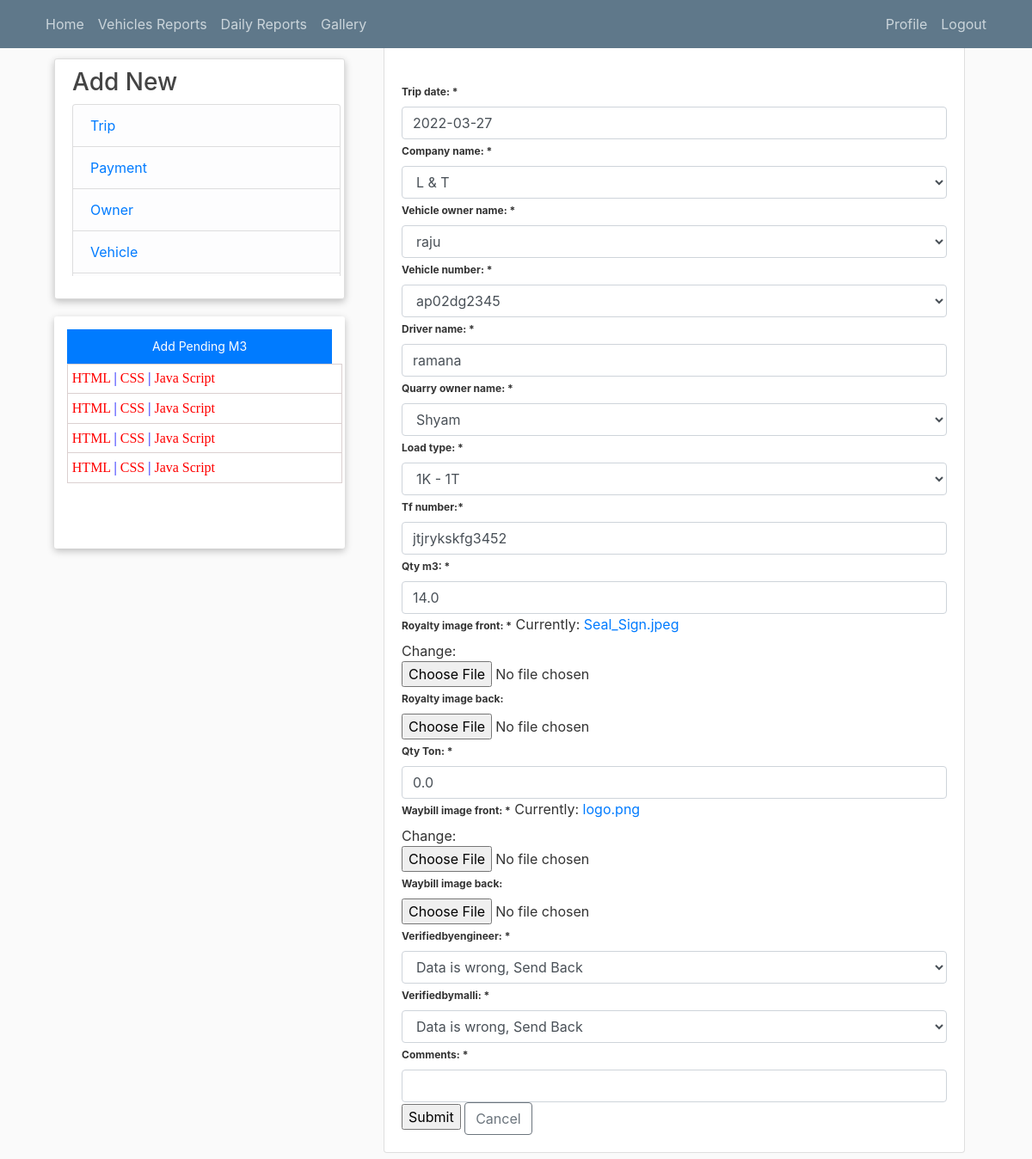
The app's page /layer3add/6/ (signed in), older data.
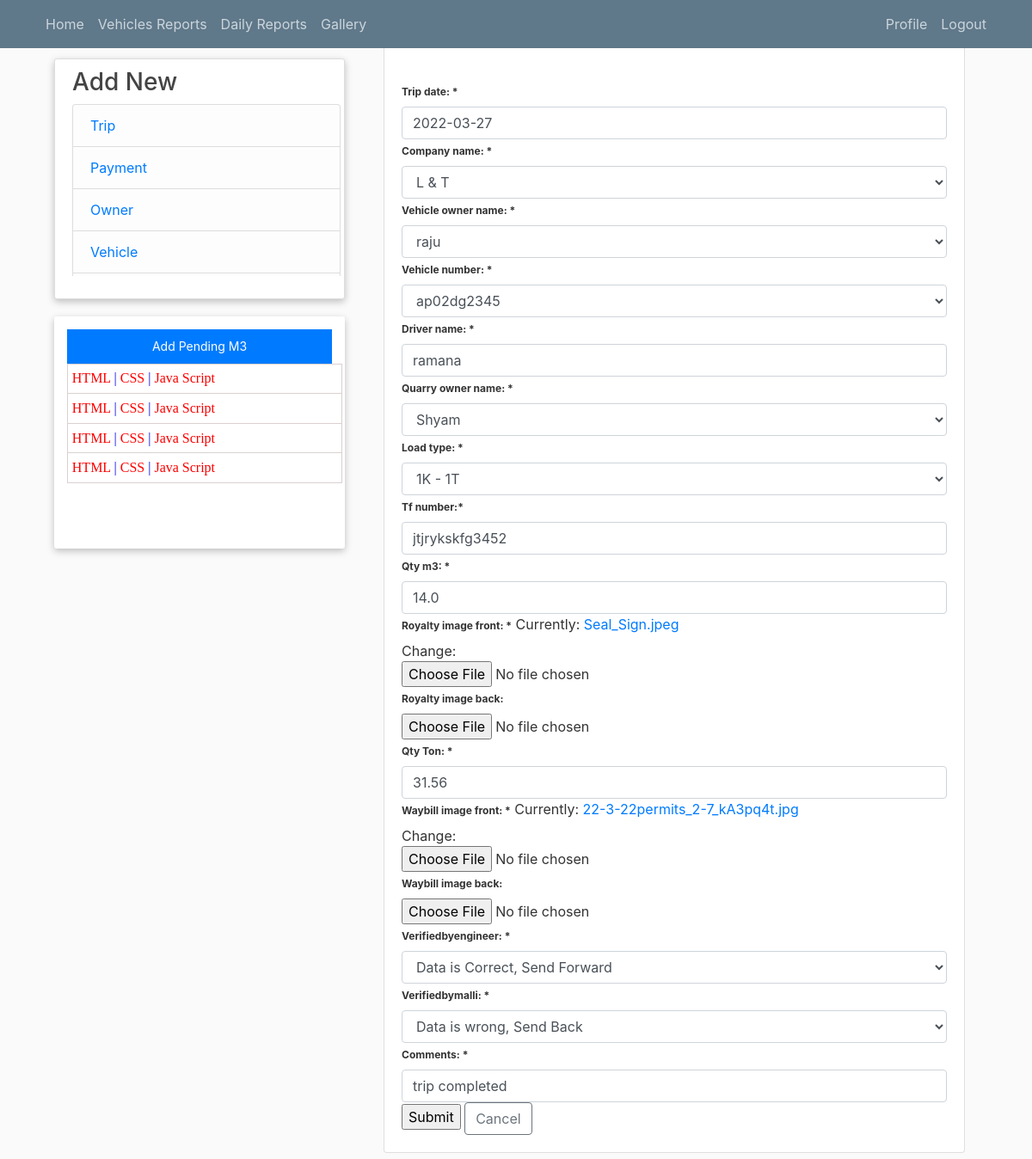
The same page, newer data.
### blog/models.py (models this page shows, shortened)
class LayerWiseTripDetails(models.Model):
    trip_date = models.DateField(null=False, blank=False,default='2022-03-20')
    company_name = models.ForeignKey(CompanyName, on_delete=models.SET_NULL, null=True, blank=False)
    vehicle_owner_name = models.ForeignKey(
        TransporterDetails , on_delete=models.SET_NULL, null=True, blank=False)
    vehicle_number = models.ForeignKey(
        VehicleDetails , on_delete=models.SET_NULL, null=True, blank=False)
    driver_name = models.CharField(max_length=200,null=True, blank=False)
    quarry_owner_name = models.ForeignKey(QuarryDetails, on_delete=models.SET_NULL, null=True, blank=False)
    load_type = models.ForeignKey(LoadType, on_delete=models.SET_NULL, null=True, blank=False)
    tf_number = models.CharField(max_length=200, null=False, blank=False)
    qty_m3 = models.FloatField(null=False, blank=False)
    royalty_image_front = models.ImageField(null=False, blank=False)
    royalty_image_back = models.ImageField(null=False, blank=True)
    qty_ton = models.FloatField(null=False, blank=False, default=0.0)
    waybill_image_front = models.ImageField(null=False, blank=False)
    waybill_image_back = models.ImageField(null=False, blank=True)
    verifiedbyengineer = models.CharField(max_length=200, blank=False, null=False, choices=STATUS, default='No')
    verifiedbymalli = models.CharField(max_length=200, blank=False, null=False, choices=STATUS, default='No')
    qty_ton = models.FloatField(null=False,default=0, blank=False)
    waybill_image_front = models.ImageField(default='logo.png',null=False, blank=False)
    waybill_image_back = models.ImageField( null=False, blank=True)
    verifiedbysuresh = models.CharField(max_length=200, blank=False, null=False, choices=VERIFY, default='No')
    comments = models.CharField(max_length=200, blank=True, null=True)

### blog/views.py (the view)
# urls.py: path('layer3add/<str:pk>/', views.layer3TripDetails, name='layer3add'),
@login_required(login_url='login')
def layer3TripDetails(request, pk):
    layer3trip_detail = LayerWiseTripDetails.objects.get(id=pk)
    form = Layerwise3TripDetailsForm(instance=layer3trip_detail)
    if request.method == 'POST':
        form = Layerwise3TripDetailsForm(request.POST, request.FILES, instance=layer3trip_detail)
        if form.is_valid():
            form.save()
            messages.success(request, f'Your trip details has been updated!')
            return redirect('/')
    context = {'form':form}
    return render(request, 'blog/layer3_add_trip_details.html', context)

### blog/forms.py
class Layerwise3TripDetailsForm(forms.ModelForm):
    class Meta:
        model = LayerWiseTripDetails
        fields = '__all__'
        exclude = {'verifiedbysuresh'}

### blog/models.py (called while the page is built)
    def __str__(self):
        return self.vehicle_owner_name

    def __str__(self):
        return self.vehicle_number

    def __str__(self):
        return self.load_type

    def __str__(self):
        return self.company_name

    def __str__(self):
        return self.quarry_owner_name

### blog/templates/blog/layer3_add_trip_details.html (shortened to what the changed rows need)
{% extends "blog/base.html" %}
{% block content %}
{% load crispy_forms_tags %}
<body class="m-5">
    <div class="container">
      <div class="row">
            <div class="col-md-12">
                <div class="card card-body">
                    <form action="" method="POST" enctype="multipart/form-data" id="personForm" data-vehicle-numbers-url="{% url 'ajax_load_vehicle_numbers' %}" novalidate>
                        <br>
                        <div class="fieldWrapper">
                            <label for="{{ form.trip_date.id_for_label }}">Trip date: * </label>
                            {{ form.trip_date }}
                        </div>
                        <div class="fieldWrapper">
                            <label for="{{ form.company_name.id_for_label }}">Company name: *</label>
                            {{ form.company_name }}
                        </div>
                        <div class="fieldWrapper">
                            <label for="{{ form.vehicle_owner_name.id_for_label }}">Vehicle owner name: *</label>
                            {{ form.vehicle_owner_name }}
                        </div>
                        <div class="fieldWrapper">
                            <label for="{{ form.vehicle_number.id_for_label }}">Vehicle number: *</label>
                            {{ form.vehicle_number }}
                        </div>
                        <div class="fieldWrapper">
                            <label for="{{ form.driver_name.id_for_label }}">Driver name: * </label>
                            {{ form.driver_name }}
                        </div>
                        <div class="fieldWrapper">
                            <label for="{{ form.quarry_owner_name.id_for_label }}">Quarry owner name: *</label>
                            {{ form.quarry_owner_name }}
                        </div>
                        <div class="fieldWrapper">
                            <label for="{{ form.load_type.id_for_label }}">Load type: *</label>
                            {{ form.load_type }}
                        </div>
                        <div class="fieldWrapper">
                            <label for="{{ form.tf_number.id_for_label }}">Tf number:*</label>
                            {{ form.tf_number }}
                        </div>
                        <div class="fieldWrapper">
                            <label for="{{ form.qty_m3.id_for_label }}">Qty m3: *</label>
                            {{ form.qty_m3 }}
                        </div>
                        <div class="fieldWrapper">
                            <label for="{{ form.royalty_image_front.id_for_label }}">Royalty image front: *</label>
                            {{ form.royalty_image_front }}
                        </div>
                        <div class="fieldWrapper">
                            <label for="{{ form.royalty_image_back.id_for_label }}">Royalty image back:</label>
                            {{ form.royalty_image_back }}
                        </div>
                        <div class="fieldWrapper">
                            <label for="{{ form.qty_ton.id_for_label }}">Qty Ton: *</label>
                            {{ form.qty_ton }}
                        </div>
                        <div class="fieldWrapper">
                            <label for="{{ form.waybill_image_front.id_for_label }}">Waybill image front: * </label>
                            {{ form.waybill_image_front }}
                        </div>
                        <div class="fieldWrapper">
                            <label for="{{ form.waybill_image_back.id_for_label }}">Waybill image back:</label>
                            {{ form.waybill_image_back }}
                        </div>
                        <div class="fieldWrapper">
                            <label for="{{ form.verifiedbyengineer.id_for_label }}">Verifiedbyengineer: * </label>
                            {{ form.verifiedbyengineer }}
                        </div>
                        <div class="fieldWrapper">
                            <label for="{{ form.verifiedbymalli.id_for_label }}">Verifiedbymalli: * </label>
                            {{ form.verifiedbymalli }}
                        </div>
                        <div class="fieldWrapper">
                            <label for="{{ form.comments.id_for_label }}">Comments: *</label>
                            {{ form.comments }}
                        </div>
                        <input type="submit" name="Submit">
                        <a class="btn btn-outline-secondary" href="{% url 'engineer_page'  %}">Cancel</a>
                        <br>
                    </form>
                </div>
            </div>
      </div>
    </div>
{% endblock %}

Row changes from the older to the newer data that the page shows:
changed LayerWiseTripDetails "ramana": qty_ton "0.0" → "31.56"; verifiedbyengineer "Data is wrong, Send Back" → "Data is Correct, Send Forward"; comments (not shown) → "trip completed"
Text that changed along with them:
text no longer shown: "Currently: logo.png Change:"
text now shown: "Currently: 22-3-22permits_2-7_kA3pq4t.jpg Change:"
